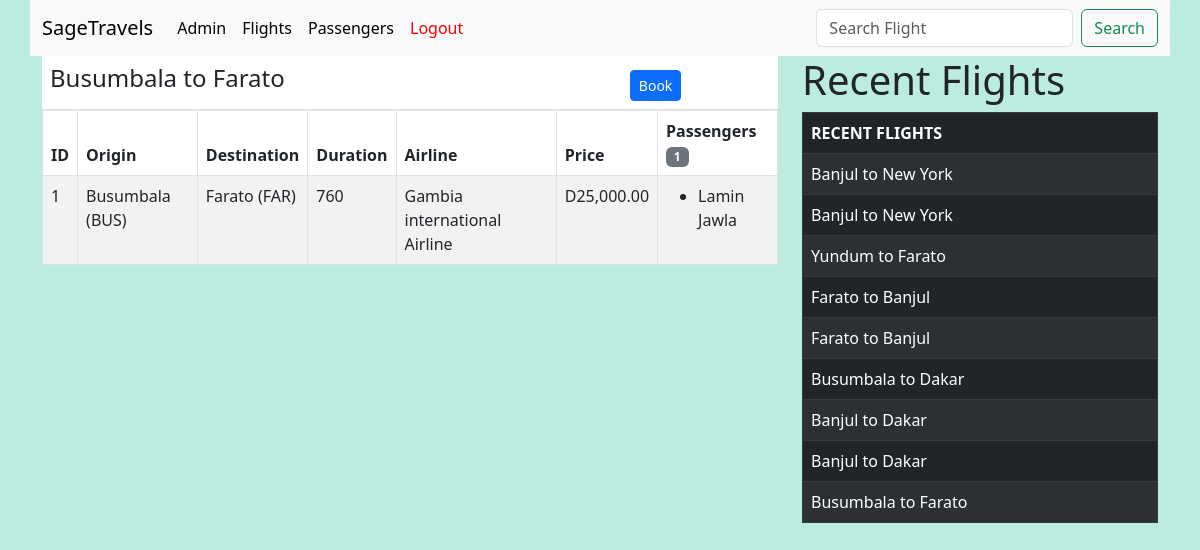
The page /flight/1/view (signed in) on the database its author committed.
### flights/models.py (models this page shows)
class Flight(models.Model):
    origin = models.ForeignKey(Airport, on_delete=models.CASCADE, related_name="departures")
    destination = models.ForeignKey(Airport, on_delete=models.CASCADE, related_name="arrivals")
    duration = models.IntegerField()
    airline = models.ForeignKey(Airline, on_delete=models.CASCADE)
    seats_available = models.IntegerField()
    price = models.DecimalField(max_digits=10, decimal_places=2)
    date = models.DateTimeField(default=timezone.now)
    def __str__(self):
        return f"{self.origin.city} to {self.destination.city}"

class Airport(models.Model):
    code = models.CharField(max_length=3)
    city = models.CharField(max_length=64)
    country = models.CharField(max_length=64)
    def __str__(self) -> str:
        return f"{self.city} ({self.code})"

class Airline(models.Model):
    name = models.CharField(max_length=100)
    def __str__(self):
        return self.name

class Passenger(models. Model):
    first_name = models.CharField(max_length=100)
    last_name = models.CharField(max_length=100)
    flights = models.ManyToManyField(Flight, blank=True, related_name="passengers")
    def __str__(self):
        return f"{self.first_name} {self.last_name}"

### flights/views.py (the view, shortened to what this page needs)
# urls.py: path("flight/<int:flight_id>/view", views.flight, name="flight"),
@login_required
def flight(request, flight_id):
    flight = None
    try:
        flight = Flight.objects.get(id=flight_id)
    except:
        messages.error(request, "No flights found")
    recent_flights = Flight.objects.order_by("-date")
    return render(request, 'flights/flight.html', {
        'flight': flight, 'recent_flights': recent_flights, 'Keyword': 'Flight',
        'passengers': flight.passengers.all(), 'form': AddPassengerForm,
        'non_passengers': Passenger.objects.exclude(flights=flight).all(),
        'total_passengers': len(flight.passengers.all()),
    })

### flights/templates/flights/flight.html (shortened to what this page needs)
{% extends 'flights/layout.html' %}
{% load humanize %}
{% load crispy_forms_tags %}
{% block body %}
<table class="table mb-0">
  <thead>
    <tr>
      <th scope="col"><h4>{{flight}}</h4></th>
      <th scope="col"><a class="btn btn-primary btn-sm" data-bs-toggle="modal" data-bs-target="#payrollModal" data-bs-whatever="@mdo" href="#">Book</a></th>
    </tr>
  </thead>
</table>
<table class="table table-striped table-bordered">
    <thead>
      <tr>
        <th scope="col">ID</th>
        <th scope="col">Origin</th>
        <th scope="col">Destination</th>
        <th scope="col">Duration</th>
        <th scope="col">Airline</th>
        <th scope="col">Price</th>
        <th scope="col">Passengers <span class="badge text-bg-secondary">{{total_passengers}}</span></th>
      </tr>
    </thead>
    <tbody>
        <tr>
            <td>{{flight.id}}</td>
            <td>{{flight.origin}}</td>
            <td>{{flight.destination}}</td>
            <td>{{flight.duration}}</td>
            <td>{{flight.airline}}</td>
            <td>D{{flight.price|intcomma}}</td>
            <td>
              <ul>
                {% for passenger in passengers %}
                  <li>{{passenger}}</li>
                {% empty %}
                  <li>No Passengers</li>
                {% endfor %}
              </ul>
            </td>
        </tr>
    </tbody>
  </table>
{% endblock body %}

### flights/templates/flights/layout.html (shortened to what this page needs)
{% load static %}
<!DOCTYPE html>
<html lang="en">
<head>
    <link href="https://cdn.jsdelivr.net/npm/bootstrap@5.3.0-alpha3/dist/css/bootstrap.min.css" rel="stylesheet">
    <link rel="stylesheet" href="{% static 'css/styles.css' %}">
</head>
<body>
  {% if user.is_authenticated %}
    <nav class="navbar navbar-expand-lg bg-body-tertiary container">
        <div class="container-fluid">
          <a class="navbar-brand">SageTravels</a>
          <div class="collapse navbar-collapse" id="navbarSupportedContent">
            <ul class="navbar-nav me-auto mb-2 mb-lg-0">
              <li class="nav-item">
                <a class="nav-link active" aria-current="page" href="{% url 'admin:index' %}">Admin</a>
              </li>
              <li class="nav-item">
                <a class="nav-link active" aria-current="page" href="{% url 'index' %}">Flights</a>
              </li>
              <li class="nav-item">
                <a class="nav-link active" aria-current="page" href="{% url 'passengers' %}">Passengers</a>
              </li>
              <li class="nav-item">
                <a style="color: red; font: bold;" class="nav-link active" aria-current="page" href="{% url 'logout' %}">Logout</a>
              </li>
            </ul>
            <form method="post" class="d-flex" role="search">
              <input name="{{keyword}}" class="form-control me-2" type="search" placeholder="Search {{Keyword}}" aria-label="Search">
              <button class="btn btn-outline-success" type="submit">Search</button>
            </form>
          </div>
        </div>
      </nav>
      {% endif %}
      <div class="container">
        <div class="row">
            <div class="col-md-8">
                {% block body %}
                {% endblock body %}
            </div>
            <div class="col-md-4">
                <h1>Recent Flights</h1>
                <table class="table table-striped table-dark table-bordered">
                    <thead>
                      <tr>
                        <th scope="col">RECENT FLIGHTS</th>
                      </tr>
                    </thead>
                    <tbody>
                        {% for flight in recent_flights %}
                            <tr>
                                <td>{{flight}}</td>
                            </tr>
                        {% endfor %}
                    </tbody>
                  </table>
            </div>
        </div>
      </div>
</body>
</html>

### static/css/styles.css (style rules this page uses)
body { background-color: #bcece0; }

### rows shown on the page
Flight: origin+destination "Busumbala to Farato", id "1", origin "Busumbala (BUS)", destination "Farato (FAR)", duration "760", airline "Gambia international Airline", price "25,000.00"
Passenger: first_name+last_name "Lamin Jawla"
Flight: origin+destination "Banjul to New York"
Flight: origin+destination "Banjul to New York"
Flight: origin+destination "Yundum to Farato"
Flight: origin+destination "Farato to Banjul"
Flight: origin+destination "Farato to Banjul"
Flight: origin+destination "Busumbala to Dakar"
Flight: origin+destination "Banjul to Dakar"
Flight: origin+destination "Banjul to Dakar"

### other values the page prints
{{ total_passengers }} "1"
